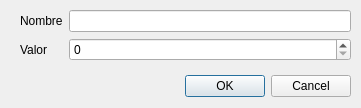
<?xml version="1.0" encoding="UTF-8"?>
<ui version="4.0">
 <class>Dialog</class>
 <widget class="QDialog" name="Dialog">
  <property name="geometry">
   <rect>
    <x>0</x>
    <y>0</y>
    <width>361</width>
    <height>108</height>
   </rect>
  </property>
  <property name="windowTitle">
   <string>Dialog</string>
  </property>
  <widget class="QDialogButtonBox" name="buttonBox">
   <property name="geometry">
    <rect>
     <x>10</x>
     <y>70</y>
     <width>341</width>
     <height>32</height>
    </rect>
   </property>
   <property name="orientation">
    <enum>Qt::Horizontal</enum>
   </property>
   <property name="standardButtons">
    <set>QDialogButtonBox::Cancel|QDialogButtonBox::Ok</set>
   </property>
  </widget>
  <widget class="QWidget" name="">
   <property name="geometry">
    <rect>
     <x>20</x>
     <y>10</y>
     <width>331</width>
     <height>53</height>
    </rect>
   </property>
   <layout class="QGridLayout" name="gridLayout">
    <item row="0" column="3">
     <widget class="QLineEdit" name="lineEdit"/>
    </item>
    <item row="0" column="0" colspan="3">
     <widget class="QLabel" name="label">
      <property name="text">
       <string>Nombre</string>
      </property>
     </widget>
    </item>
    <item row="1" column="3">
     <widget class="QSpinBox" name="spinBox">
      <property name="maximum">
       <number>10</number>
      </property>
     </widget>
    </item>
    <item row="1" column="0" colspan="3">
     <widget class="QLabel" name="label_2">
      <property name="text">
       <string>Valor</string>
      </property>
     </widget>
    </item>
   </layout>
  </widget>
 </widget>
 <resources/>
 <connections>
  <connection>
   <sender>buttonBox</sender>
   <signal>accepted()</signal>
   <receiver>Dialog</receiver>
   <slot>accept()</slot>
   <hints>
    <hint type="sourcelabel">
     <x>248</x>
     <y>254</y>
    </hint>
    <hint type="destinationlabel">
     <x>157</x>
     <y>274</y>
    </hint>
   </hints>
  </connection>
  <connection>
   <sender>buttonBox</sender>
   <signal>rejected()</signal>
   <receiver>Dialog</receiver>
   <slot>reject()</slot>
   <hints>
    <hint type="sourcelabel">
     <x>316</x>
     <y>260</y>
    </hint>
    <hint type="destinationlabel">
     <x>286</x>
     <y>274</y>
    </hint>
   </hints>
  </connection>
 </connections>
</ui>
